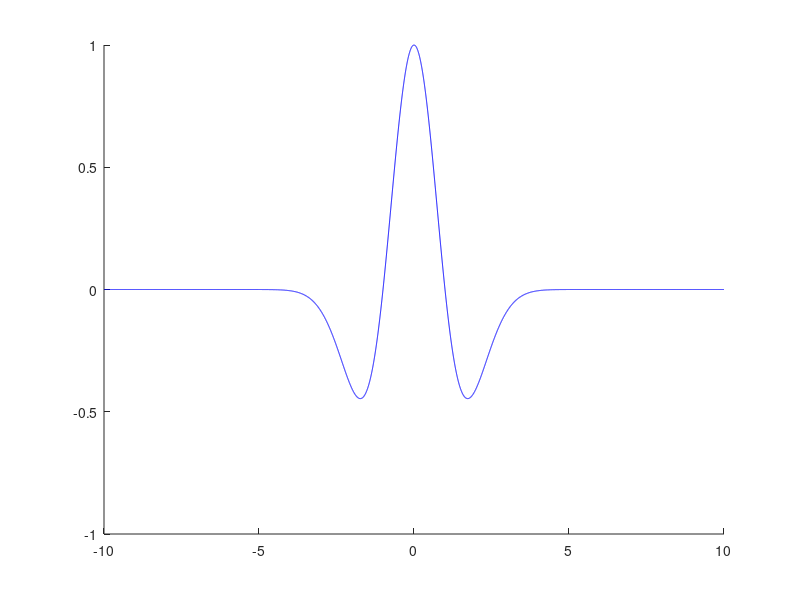

Source code (MATLAB):
clear;
clc;

colors = {'b','r','g','y','k'};

hold on;


%tamrin 5

%rasme mojak kolah mekziki


%x=-5:0.01:5;

x = linspace(-10,10,10000);


%%%

psi=(1-x.^2).*exp(-(x.^2)/2);


plot(x,psi,'Color',colors{1}) %rasm


